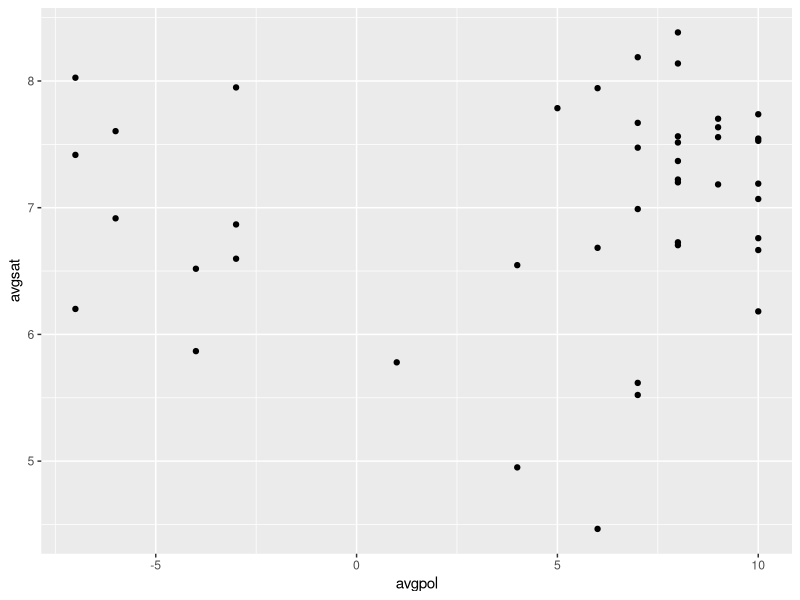
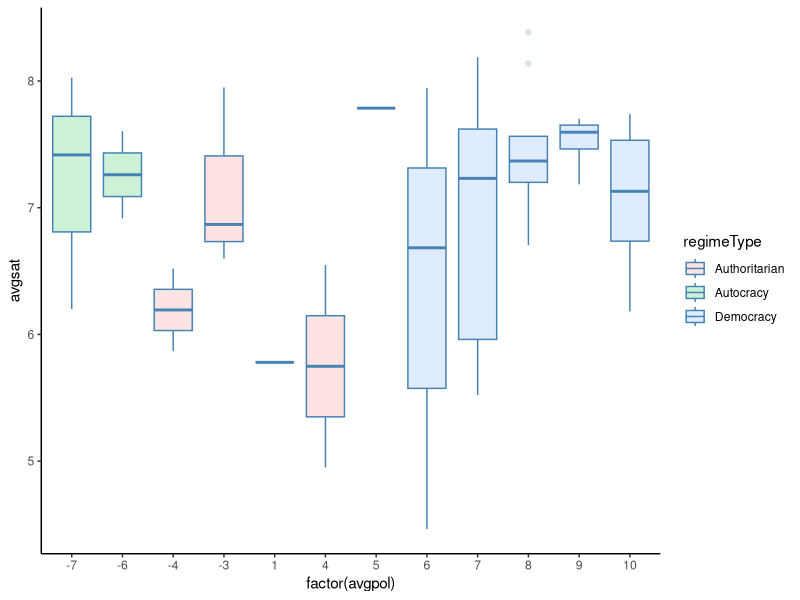
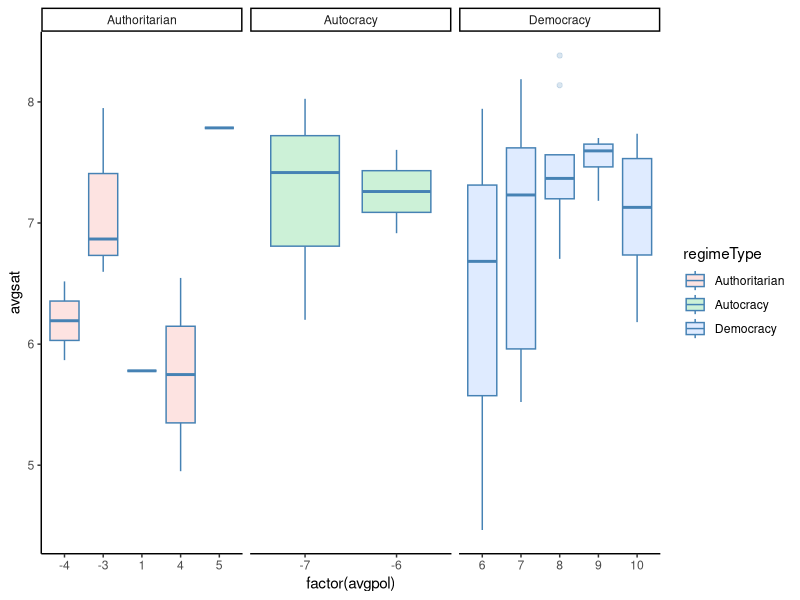
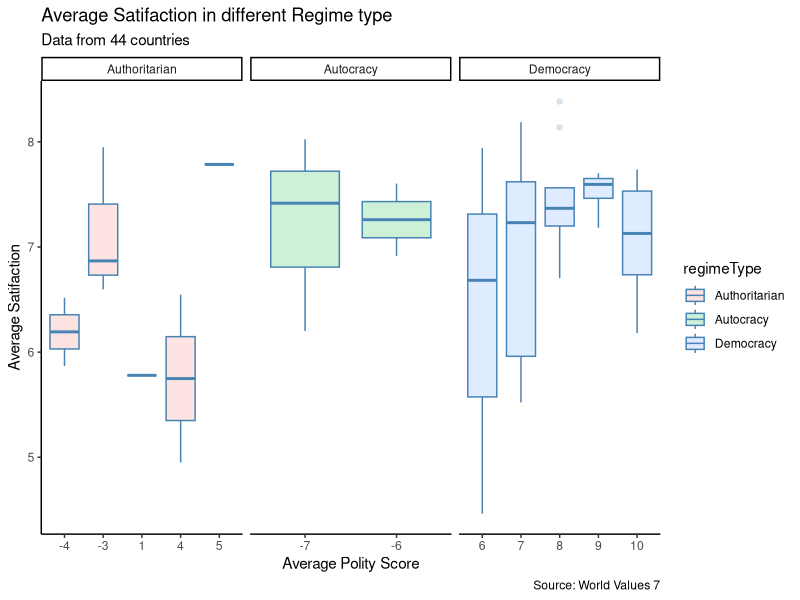
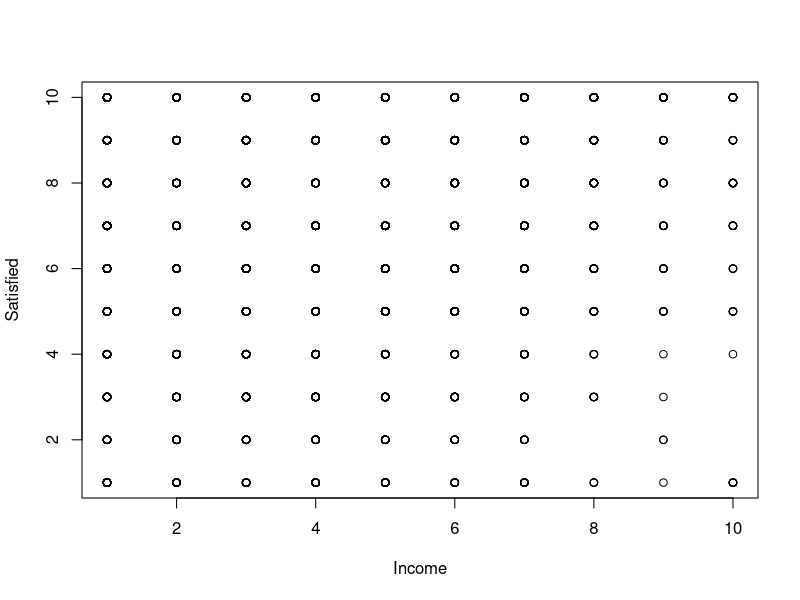
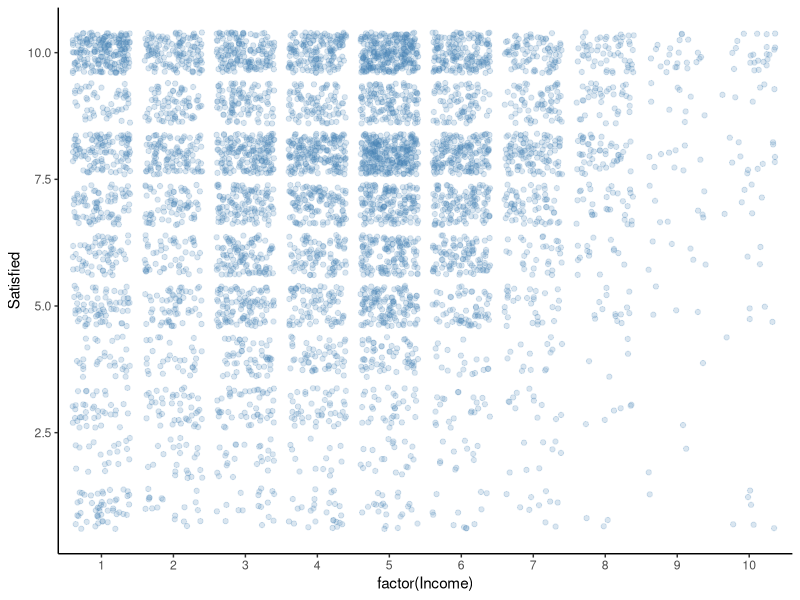
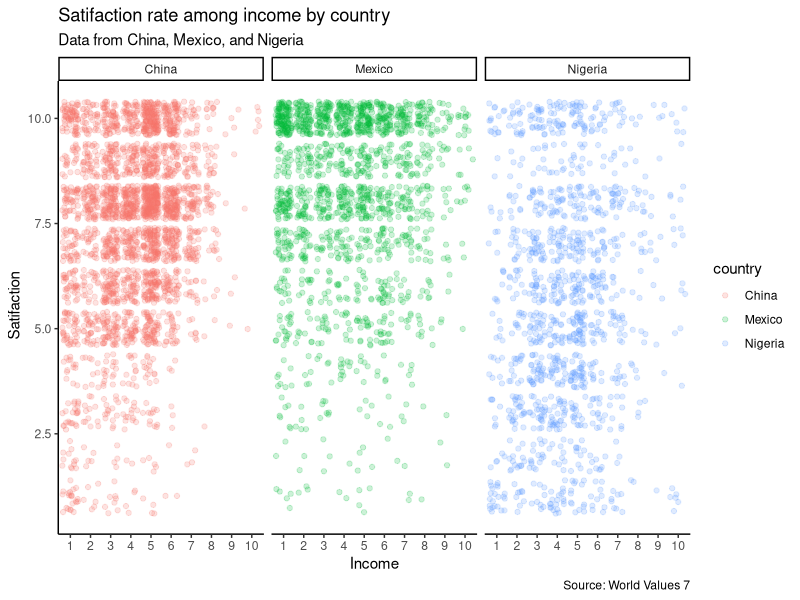

Write R code to recreate these figures, in order.
## ---- chunk 1
# Load packages used in this session of R
library(tidyverse)
library(knitr)

# As needed, set path to folder where data is located.
opts_knit$set(root.dir = "C:/Users/Xue Feng/Desktop/OPIM606/Lab4")
## ---- chunk 2

countrycode = read_csv("Country codes for WVS wave 7.csv")
wv7 = read_csv("WV7_small.csv")

wv = right_join(countrycode, wv7, by = c("V2" = "B_COUNTRY"))


wv$regimeType = case_when(
  wv$polity >= 6 ~ "Democracy",
  wv$polity <= -6 ~ "Autocracy",
  is.na(wv$polity) ~ "NA",
  wv$polity %in% c(-5:5) ~ "Authoritarian"
)

wv
## ---- chunk 3
wvc = wv %>% filter(!is.na(wv$polity))

df <- wvc %>%
  group_by(country) %>%
  summarize(
    avgsat = mean(Satisfied, na.rm = TRUE),
    avggdp = mean(GDPpercap, na.rm = TRUE),
    avgpol = mean(polity)
  )


df$regimeType = case_when(
  df$avgpol >= 6 ~ "Democracy",
  df$avgpol <= -6 ~ "Autocracy",
  df$avgpol %in% c(-5:5) ~ "Authoritarian"
)

print(df)

## ---- chunk 4

df %>%  ggplot(aes(x = avgpol, y = avgsat)) +
  geom_point() 

## ---- chunk 5

df %>%  ggplot(aes(
  x = factor(avgpol),
  y = avgsat,
  fill = regimeType
)) +
  geom_boxplot(alpha = 0.2,
               color = "steelblue") +
  theme_classic()

## ---- chunk 6

df %>%  ggplot(aes(
  x = factor(avgpol),
  y = avgsat,
  fill = regimeType
)) +
  geom_boxplot(alpha = 0.2,
               color = "steelblue")  +
  facet_wrap( ~ df$regimeType, scales = "free_x") +
  theme_classic()

## ---- chunk 7

df %>%  ggplot(aes(
  x = factor(avgpol),
  y = avgsat,
  fill = regimeType
)) +
  geom_boxplot(alpha = 0.2,
               color = "steelblue")  +
  facet_wrap(~ df$regimeType, scales = "free_x") +
  
  labs(
    x = "Average Polity Score",
    y = "Average Satifaction",
    title = "Average Satifaction in different Regime type",
    subtitle = "Data from 44 countries",
    caption = "Source: World Values 7"
  ) +
  theme_classic()

## ---- chunk 8

selcc = c(156, 566, 484)
selname = unique(wv %>%
                   filter(V2 %in% selcc) %>%
                   dplyr::select(country))$country

wv1 = wv %>%
  filter(country %in% selname) %>%
  filter(!is.na(Income)) %>%
  filter(!is.na(Satisfied))

plot(Satisfied ~ Income , data = wv1)

## ---- chunk 9

wv1 %>%  ggplot(aes(x = factor(Income),
                    y = Satisfied)) +
  geom_jitter(alpha = .2, color = "steelblue") +
  theme_classic()

## ---- chunk 10

wv1 %>% ggplot(aes(
  x = factor(Income),
  y = Satisfied,
  color = country
)) +
  geom_jitter(alpha = .2) +
  facet_wrap( ~ wv1$country, scales = "free_x") +
  labs(
    x = "Income",
    y = " Satifaction",
    title = "Satifaction rate among income by country",
    subtitle = "Data from China, Mexico, and Nigeria",
    caption = "Source: World Values 7"
  ) +
  theme_classic()

